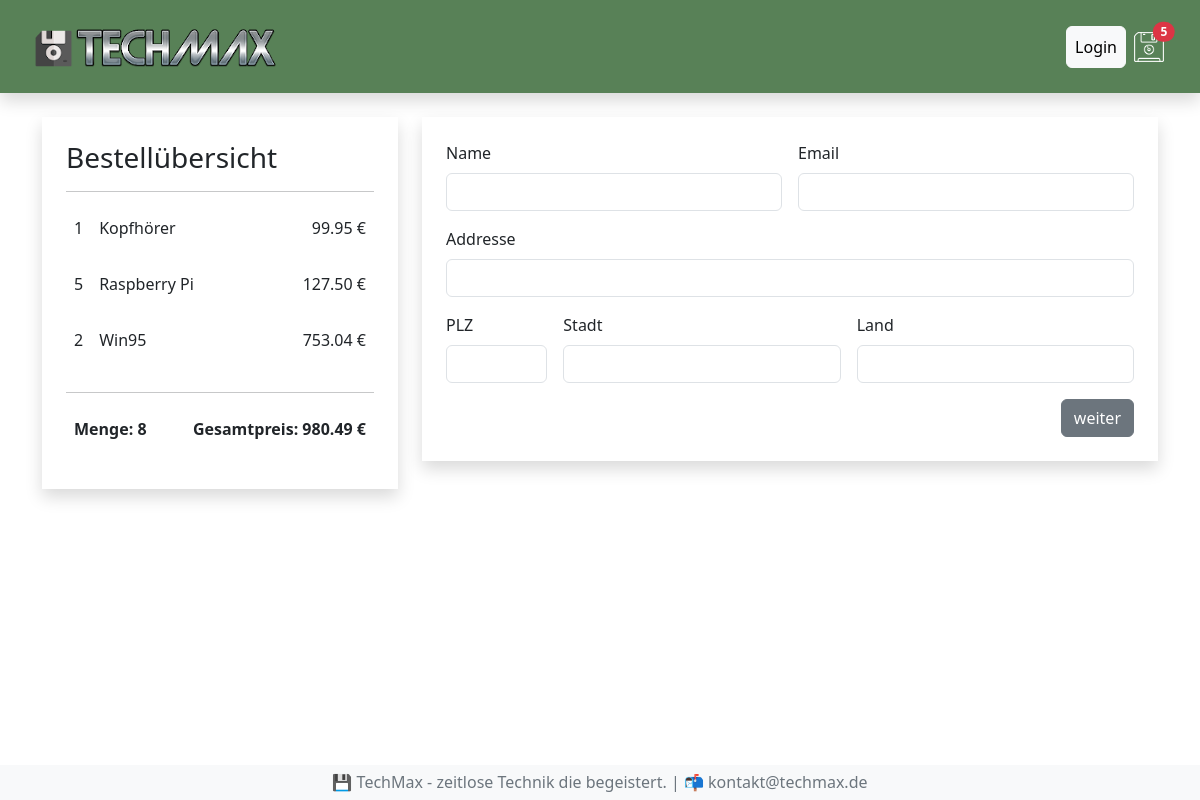
Before: /kasse/ (signed in) with the older database file.
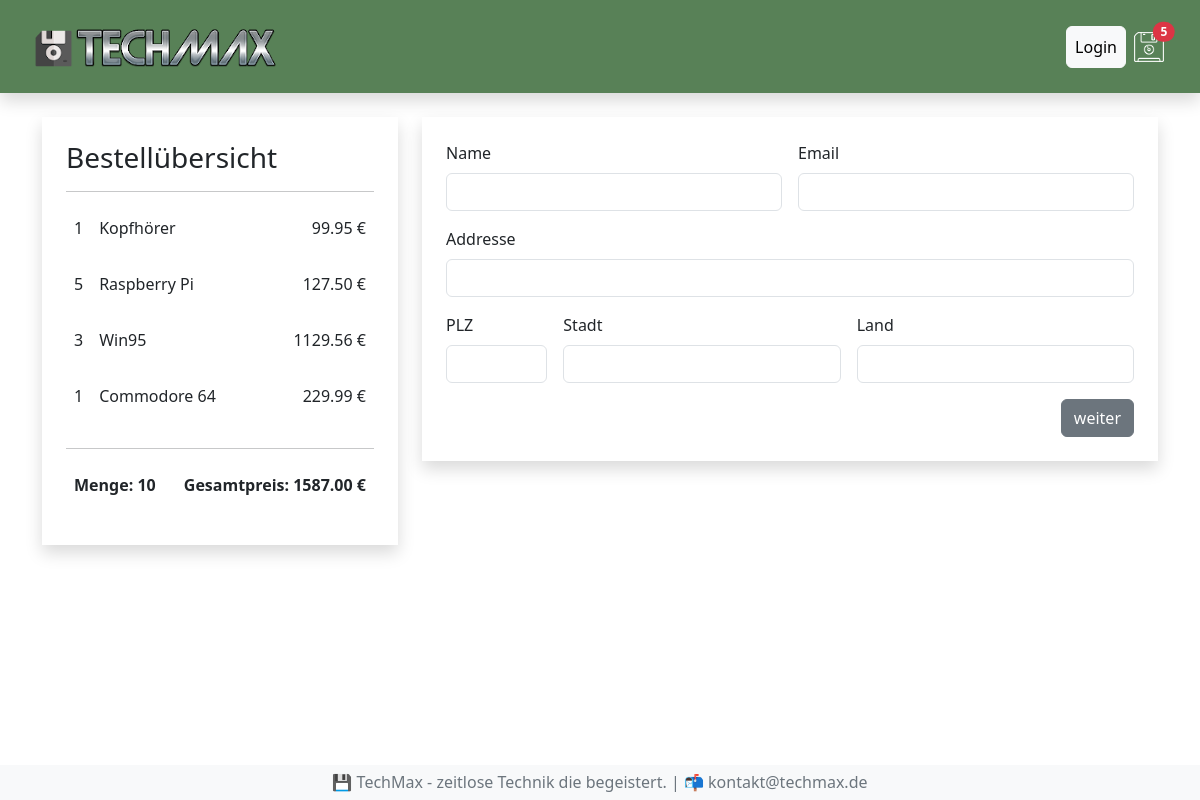
After: the same page with the newer database file.
### shop/models.py (models this page shows, shortened)
class BestellteArtikell(models.Model):
  artikel = models.ForeignKey(Artikel, on_delete=models.SET_NULL, null=True, blank=True)
  bestellung = models.ForeignKey(Bestellung, on_delete=models.SET_NULL, null=True, blank=True)
  menge = models.IntegerField(default=0, null=True, blank=True)
  datum = models.DateTimeField(auto_now_add=True)
  @property
  def get_summe(self):
    summe = self.artikel.preis * self.menge
    return summe

class Artikel(models.Model):
  name = models.CharField(max_length=64, null=True)
  beschreibung = models.TextField(null=True, blank=True)
  preis = models.FloatField()
  img = models.ImageField(null=True, blank=True)

class Bestellung(models.Model):
  kunde = models.ForeignKey(Kunde, on_delete=models.SET_NULL, null=True, blank=True)
  bestelldatum = models.DateTimeField(auto_now_add=True)
  erledigt = models.BooleanField(default=False, null=True, blank=True)
  auftrags_id = models.CharField(max_length=100, null=True)
  @property
  def get_gesamtpreis(self):
    bestellteartikels = self.bestellteartikell_set.all()
    gesamtpreis = sum(artikel.get_summe for artikel in bestellteartikels)
    return gesamtpreis
  def get_gesamtmenge(self):
    bestellteartikels = self.bestellteartikell_set.all()
    gesamtmenge = sum(artikel.menge for artikel in bestellteartikels)
    return gesamtmenge

### shop/views.py (the view)
# urls.py: path('kasse/', views.kasse, name='kasse'),
def kasse(request):
  ctx = berechnungBestellung(request)
  return render(request, 'shop/kasse.html', ctx)

### shop/views.py (called while the page is built)
def berechnungBestellung(request):
  if request.user.is_authenticated:
    kunde = request.user.kunde
    bestellung, created = Bestellung.objects.get_or_create(kunde = kunde, erledigt = False)
    artikels = bestellung.bestellteartikell_set.all()
  else:
    artikels = []
    bestellung = []
  ctx = {"artikels": artikels, "bestellung":bestellung}
  return ctx

### shop/templates/shop/kasse.html
{% extends 'shop/index.html' %}
{% block content %}
    <div class="row mt-4">
        <div class="col-4">
            <div class="shadow p-4">
                <h3>Bestellübersicht</h3>
                <hr>
                {% for artikel in artikels %}
                <div class="d-flex">
                    <p class="p-2">{{artikel.menge}}</p>
                    <p class="me-auto p-2">{{artikel.artikel.name}}</p>
                    <p class="p-2">{{artikel.get_summe | floatformat:2}} €</p>
                </div>
                {% endfor %}
                <hr>
                <div class="d-flex">
                    <p class="me-auto fw-bold p-2">Menge: {{ bestellung.get_gesamtmenge }}</p>
                    <p class="fw-bold p-2">Gesamtpreis: {{ bestellung.get_gesamtpreis | floatformat:2 }} €</p>
                </div>
            </div>
        </div>
        <div class="col-8">
            <div class="shadow p-4">
                <form class="row g-3">
                    <div class="col-md-6">
                      <label for="inputName" class="form-label">Name</label>
                      <input type="text" class="form-control" id="inputName">
                    </div>
                    <div class="col-md-6">
                        <label for="inputEmail" class="form-label">Email</label>
                        <input type="email" class="form-control" id="inputEmail">
                    </div>
                    <div class="col-12">
                      <label for="inputAddress" class="form-label">Addresse</label>
                      <input type="text" class="form-control" id="inputAddress">
                    </div>
                    <div class="col-md-2">
                        <label for="inputPlz" class="form-label">PLZ</label>
                        <input type="text" class="form-control" id="inputPlz">
                      </div>
                    <div class="col-md-5">
                      <label for="inputStadt" class="form-label">Stadt</label>
                      <input type="text" class="form-control" id="inputStadt">
                    </div>
                    <div class="col-md-5">
                        <label for="inputLand" class="form-label">Land</label>
                        <input type="text" class="form-control" id="inputLand">
                      </div>
                    <div class="col-12 d-flex justify-content-end">
                      <button type="submit" id="formular-button" class="btn btn-secondary">weiter</button>
                    </div>
                  </form>
            </div>
        </div>
    </div>
{% endblock content %}

Changed rows visible on the page:
changed BestellteArtikell "Win95": menge "2" → "3"; get_summe "753.04" → "1129.56"
added BestellteArtikell: menge "1", artikel.name "Commodore 64", get_summe "229.99"
changed through a linked row, Bestellung: get_gesamtmenge "8" → "10"; get_gesamtpreis "980.49" → "1587.00"
